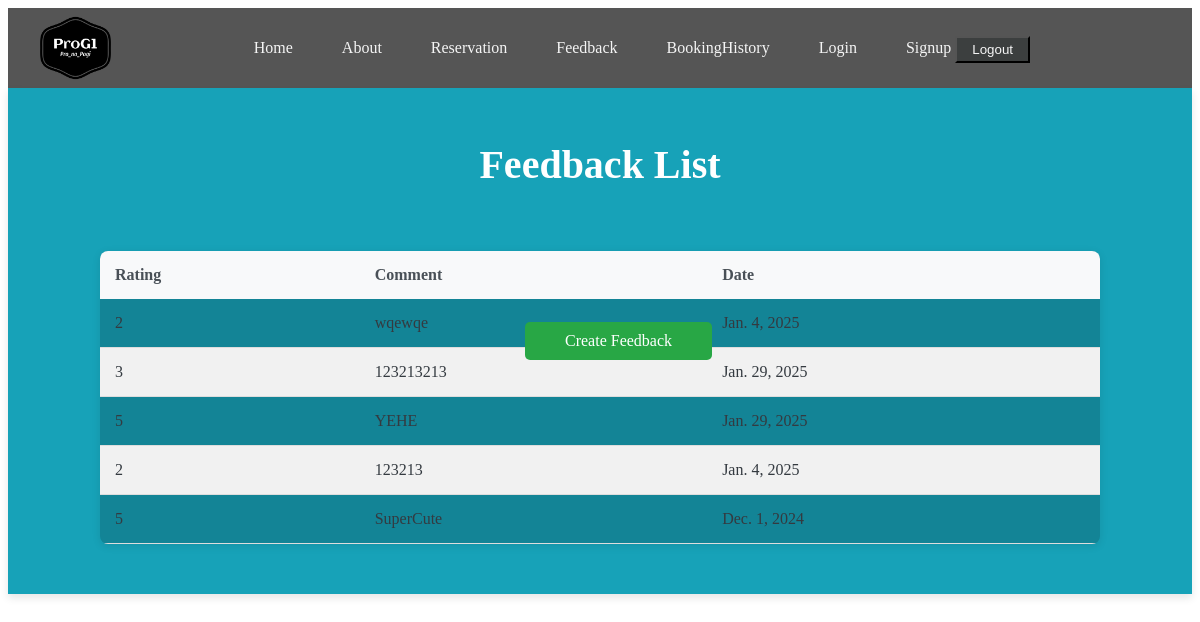
Page /feedbacklist/ (signed in) on the committed database.
### app/models.py (models this page shows, shortened)
class Feedback(models.Model):
    rating = models.IntegerField(choices=[(1, '1'), (2, '2'), (3, '3'), (4, '4'), (5, '5')])
    comment = models.TextField(blank=True, null=True)
    date = models.DateField()

### app/views.py (the view)
# urls.py: path('feedbacklist/' , FeedbackListView.as_view(), name='feedback_list'),
class FeedbackListView(ListView):
    model = Feedback
    context_object_name = 'feedback'
    template_name = 'app/feedback_list.html'

### app/templates/app/feedback_list.html (shortened to what this page needs)
{% extends 'app/base.html' %}
{% load static %}
{% block content %}
<div class="Heading_list">
    <h2>Feedback List</h2>
    <a href="{% url 'feedback_create' %}">Create Feedback</a>
    <table class="Body_list">
        <thead>
            <tr>
                <th>Rating</th>
                <th>Comment</th>
                <th>Date</th>
            </tr>
        </thead>
        <tbody>
            {% for Feedback in feedback %}
                <tr>
                    <td>{{ Feedback.rating }}</td>
                    <td>{{ Feedback.comment }}</td>
                    <td>{{ Feedback.date }}</td>
                </tr>
            {% endfor %}
        </tbody>
    </table>
</div>
    {% endblock content %}

### static/css/base.css (style rules this page uses)
.Heading_list { background-color:#17a2b8; color: white; padding: 20px; text-align: center; box-shadow: 0 4px 8px rgba(0, 0, 0, 0.1); }
.Heading_list h2 { font-size: 40px; padding-bottom: 30px; }
.Heading_list a { position:fixed; bottom: 440px; left: 525px; color: white; padding: 10px 40px; background-color: #28a745; text-decoration: none; border-radius: 5px; font-size: 16px; }
table.Body_list { width: 100%; border-collapse: collapse; margin-top: 30px; background-color:#138496; box-shadow: 0 2px 8px rgba(0, 0, 0, 0.1); border-radius: 8px; overflow: hidden; }
table.Body_list th, table.Body_list td { padding: 15px; text-align: left; }
table.Body_list th { background-color: #f8f9fa; color: #495057; font-weight: 600; }
table.Body_list td { color: #343a40; border-bottom: 1px solid #ddd; }
table.Body_list tr:nth-child(even) { background-color: #f1f1f1; }
table.Body_list { margin: 0 auto; max-width: 1000px; border-radius: 8px; margin-bottom: 30px; }

### rows in the picture
Feedback: rating "2", comment "wqewqe", date "Jan. 4, 2025"
Feedback: rating "3", comment "123213213", date "Jan. 29, 2025"
Feedback: rating "5", comment "YEHE", date "Jan. 29, 2025"
Feedback: rating "2", comment "123213", date "Jan. 4, 2025"
Feedback: rating "5", comment "SuperCute", date "Dec. 1, 2024"
